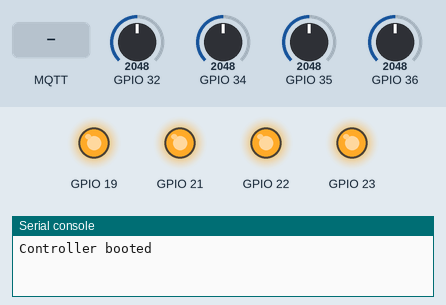
Bench run of a program on a simulated ESP32 board running MicroPython. Parts: output pins drawn as LEDs (lit = HIGH), the last lines printed to the serial console. The test bench sets the inputs (shaded band); at power-on: GPIO 32 = 2048, GPIO 34 = 2048, GPIO 35 = 2048, GPIO 36 = 2048 (analog values on the 0–4095 scale). WiFi joins after 1.5 s; no MQTT or app messages arrive unless stated; values from a settings file that is not in the repository are placeholders.

Above: at 1.2 s.
1.3 s: MQTT message "ON" arrives on the first subscribed topic
At 2.8 s:
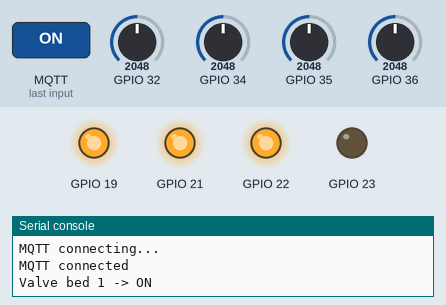
3.1 s: MQTT message "OFF" arrives on the first subscribed topic
At 4.5 s:
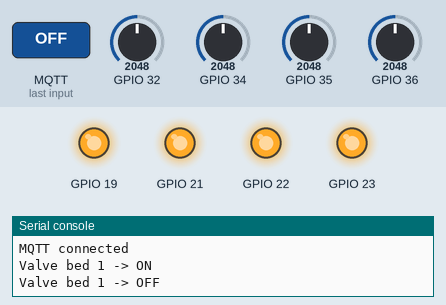
Timing chart, 0 to 6.1 s (numbered marks = the images above; inputs shaded):
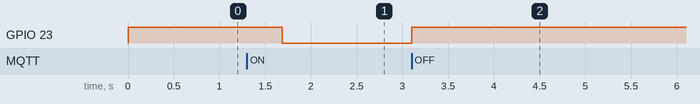

Measured:
- after the input at 1.3 s, GPIO 23: HIGH → LOW after 0.39 s
- after the input at 3.1 s, GPIO 23: LOW → HIGH at once

The program:

main.py
```python
# MicroPython port of the ESP32 garden controller.
#
# Same behaviour and MQTT topics as the Arduino sketch, so Home Assistant
# doesn't notice the swap:
#   garden/bed/<n>/valve/set               ON / OFF commands
#   garden/bed/<n>/valve/state             retained ON / OFF
#   garden/bed/<n>/sensor/<m>/moisture     retained raw ADC (0-4095), every 10 s
#   garden/status                          retained online / offline (LWT)
#   homeassistant/switch|sensor/...        retained discovery payloads
#
# Needs umqtt.simple (bundled with the standard ESP32 firmware; otherwise
# `mpremote mip install umqtt.simple`).

import time
import json
import network
import machine
import ubinascii
from machine import Pin, ADC
from umqtt.simple import MQTTClient

import secrets  # see secrets.example.py

# (valve pin, [moisture sensor pins]) per bed, same as Bed beds[] in the sketch
BEDS = [
    (23, [36]),
    (22, [34]),
    (21, [35]),
    (19, [32]),
]

WIFI_RETRY_MS = 10_000
MQTT_RETRY_MS = 5_000
MQTT_PING_MS = 30_000          # umqtt.simple doesn't send keepalives itself
SENSOR_PUBLISH_MS = 10_000
COMMAND_DEBOUNCE_MS = 150
SENSOR_SAMPLES = 10
SENSOR_SAMPLE_DELAY_MS = 5

# Failsafe (not in the original sketch): a valve left on longer than this
# shuts itself off even if Home Assistant / Wi-Fi is down. 0 disables it.
MAX_VALVE_RUN_MS = 30 * 60 * 1000

# Reboot if the main loop stalls. Set False while developing at the REPL;
# once started, the watchdog can't be stopped.
USE_WATCHDOG = True
WATCHDOG_MS = 30_000

BASE_TOPIC = "garden/bed/"
DISCOVERY_PREFIX = "homeassistant"
STATUS_TOPIC = b"garden/status"
DEVICE_NAME = "ESP32 Garden Controller"
DEVICE_ID = "esp32_garden_01"

DEVICE_INFO = {
    "identifiers": [DEVICE_ID],
    "name": DEVICE_NAME,
    "manufacturer": "DIY",
    "model": "ESP32 Garden",
}


def valve_set_topic(n):
    return "{}{}/valve/set".format(BASE_TOPIC, n).encode()


def valve_state_topic(n):
    return "{}{}/valve/state".format(BASE_TOPIC, n).encode()


def sensor_topic(n, m):
    return "{}{}/sensor/{}/moisture".format(BASE_TOPIC, n, m).encode()


class GardenController:
    def __init__(self):
        now = time.ticks_ms()

        self.valves = []          # Pin per bed
        self.sensors = []         # [ADC, ...] per bed
        self.valve_on = []        # bool per bed
        self.valve_on_since = []  # ticks per bed
        self.last_cmd = []        # ticks per bed
        self.cmd_topics = {}      # set-topic bytes -> bed index

        for i, (valve_pin, sensor_pins) in enumerate(BEDS):
            # Active-LOW relay: start HIGH (closed valve) with no boot glitch
            self.valves.append(Pin(valve_pin, Pin.OUT, value=1))
            adcs = []
            for p in sensor_pins:
                adc = ADC(Pin(p))
                adc.atten(ADC.ATTN_11DB)   # full ~0-3.3 V range
                adc.width(ADC.WIDTH_12BIT)
                adcs.append(adc)
            self.sensors.append(adcs)
            self.valve_on.append(False)
            self.valve_on_since.append(now)
            self.last_cmd.append(time.ticks_add(now, -COMMAND_DEBOUNCE_MS))
            self.cmd_topics[valve_set_topic(i + 1)] = i

        self.wlan = network.WLAN(network.STA_IF)
        self.wlan.active(True)
        self.wifi_was_connected = False
        self._wifi_connect()
        self.last_wifi_attempt = now

        client_id = b"esp32-garden-" + ubinascii.hexlify(machine.unique_id())
        self.mqtt = MQTTClient(
            client_id,
            secrets.MQTT_SERVER,
            port=getattr(secrets, "MQTT_PORT", 1883),
            user=getattr(secrets, "MQTT_USER", None),
            password=getattr(secrets, "MQTT_PASSWORD", None),
            keepalive=60,
        )
        self.mqtt.set_callback(self.on_message)
        self.mqtt.set_last_will(STATUS_TOPIC, b"offline", retain=True, qos=1)
        self.mqtt_connected = False
        self.last_mqtt_attempt = time.ticks_add(now, -MQTT_RETRY_MS)
        self.last_ping = now
        self.last_sensor_publish = now

        print("Controller booted")

    # ---------------- Wi-Fi / MQTT ----------------

    def _wifi_connect(self):
        try:
            self.wlan.connect(secrets.WIFI_SSID, secrets.WIFI_PASSWORD)
        except OSError as e:
            print("WiFi connect error:", e)

    def _drop_mqtt(self):
        # Close the socket without a clean DISCONNECT so the broker publishes
        # our "offline" last will.
        self.mqtt_connected = False
        try:
            self.mqtt.sock.close()
        except Exception:
            pass

    def _publish(self, topic, payload, retain=True):
        if not self.mqtt_connected:
            return False
        try:
            self.mqtt.publish(topic, payload, retain=retain)
            return True
        except OSError as e:
            print("Publish failed on", topic, e)
            self._drop_mqtt()
            return False

    def _connect_mqtt(self):
        print("MQTT connecting...")
        try:
            self.mqtt.connect()
        except OSError as e:
            print("MQTT connect failed:", e)
            self._drop_mqtt()
            return

        self.mqtt_connected = True
        self.last_ping = time.ticks_ms()
        print("MQTT connected")
        try:
            self.mqtt.publish(STATUS_TOPIC, b"online", retain=True)
            for topic in self.cmd_topics:
                self.mqtt.subscribe(topic)
        except OSError as e:
            print("MQTT setup failed:", e)
            self._drop_mqtt()
            return

        self.publish_discovery()
        self.publish_all_valve_states()

    def service_network(self, now):
        if not self.wlan.isconnected():
            if self.wifi_was_connected:
                self.wifi_was_connected = False
                print("WiFi disconnected")
                self._drop_mqtt()
            if time.ticks_diff(now, self.last_wifi_attempt) >= WIFI_RETRY_MS:
                self.last_wifi_attempt = now
                print("WiFi reconnect attempt...")
                self._wifi_connect()
            return

        if not self.wifi_was_connected:
            self.wifi_was_connected = True
            print("WiFi connected. IP:", self.wlan.ifconfig()[0])

        if not self.mqtt_connected:
            if time.ticks_diff(now, self.last_mqtt_attempt) >= MQTT_RETRY_MS:
                self.last_mqtt_attempt = now
                self._connect_mqtt()
            return

        try:
            self.mqtt.check_msg()  # non-blocking; calls on_message
            if time.ticks_diff(now, self.last_ping) >= MQTT_PING_MS:
                self.mqtt.ping()
                self.last_ping = now
        except OSError as e:
            print("MQTT connection lost:", e)
            self._drop_mqtt()

    # ---------------- Discovery ----------------

    def publish_discovery(self):
        for i, (_, sensor_pins) in enumerate(BEDS):
            n = i + 1
            valve_cfg = {
                "name": "Garden Bed {} Valve".format(n),
                "unique_id": "{}_bed_{}_valve".format(DEVICE_ID, n),
                "command_topic": valve_set_topic(n).decode(),
                "state_topic": valve_state_topic(n).decode(),
                "payload_on": "ON",
                "payload_off": "OFF",
                "state_on": "ON",
                "state_off": "OFF",
                "availability_topic": STATUS_TOPIC.decode(),
                "payload_available": "online",
                "payload_not_available": "offline",
                "device": DEVICE_INFO,
            }
            topic = "{}/switch/{}_bed_{}_valve/config".format(DISCOVERY_PREFIX, DEVICE_ID, n)
            self._publish(topic.encode(), json.dumps(valve_cfg).encode())

            for s in range(len(sensor_pins)):
                m = s + 1
                sensor_cfg = {
                    "name": "Garden Bed {} Sensor {} Moisture".format(n, m),
                    "unique_id": "{}_bed_{}_sensor_{}_moisture".format(DEVICE_ID, n, m),
                    "state_topic": sensor_topic(n, m).decode(),
                    "unit_of_measurement": "ADC",
                    "availability_topic": STATUS_TOPIC.decode(),
                    "payload_available": "online",
                    "payload_not_available": "offline",
                    "device": DEVICE_INFO,
                }
                topic = "{}/sensor/{}_bed_{}_sensor_{}_moisture/config".format(
                    DISCOVERY_PREFIX, DEVICE_ID, n, m)
                self._publish(topic.encode(), json.dumps(sensor_cfg).encode())

    # ---------------- Valves ----------------

    def set_valve(self, i, on):
        self.valves[i].value(0 if on else 1)   # active-LOW
        self.valve_on[i] = on
        self.valve_on_since[i] = time.ticks_ms()
        self._publish(valve_state_topic(i + 1), b"ON" if on else b"OFF")
        print("Valve bed", i + 1, "->", "ON" if on else "OFF")

    def publish_all_valve_states(self):
        for i, on in enumerate(self.valve_on):
            self._publish(valve_state_topic(i + 1), b"ON" if on else b"OFF")

    def on_message(self, topic, msg):
        if msg == b"ON":
            on = True
        elif msg == b"OFF":
            on = False
        else:
            print("Ignored invalid command payload on topic:", topic)
            return

        i = self.cmd_topics.get(topic)
        if i is None:
            print("Ignored command on unexpected topic:", topic)
            return

        now = time.ticks_ms()
        if time.ticks_diff(now, self.last_cmd[i]) < COMMAND_DEBOUNCE_MS:
            print("Ignored rapid repeat command for bed", i + 1)
            return

        self.last_cmd[i] = now
        self.set_valve(i, on)

    def service_valves(self, now):
        if not MAX_VALVE_RUN_MS:
            return
        for i, on in enumerate(self.valve_on):
            if on and time.ticks_diff(now, self.valve_on_since[i]) >= MAX_VALVE_RUN_MS:
                print("Bed", i + 1, "valve hit max run time, turning off")
                self.set_valve(i, False)

    # ---------------- Sensors ----------------

    @staticmethod
    def read_sensor(adc):
        total = 0
        for _ in range(SENSOR_SAMPLES):
            total += adc.read()
            time.sleep_ms(SENSOR_SAMPLE_DELAY_MS)
        return total // SENSOR_SAMPLES

    def service_sensors(self, now):
        if time.ticks_diff(now, self.last_sensor_publish) < SENSOR_PUBLISH_MS:
            return
        self.last_sensor_publish = now
        if not self.mqtt_connected:
            return
        for i, adcs in enumerate(self.sensors):
            for s, adc in enumerate(adcs):
                value = self.read_sensor(adc)
                self._publish(sensor_topic(i + 1, s + 1), str(value).encode())

    # ---------------- Main loop ----------------

    def run(self):
        wdt = machine.WDT(timeout=WATCHDOG_MS) if USE_WATCHDOG else None
        while True:
            if wdt:
                wdt.feed()
            now = time.ticks_ms()
            self.service_network(now)
            self.service_valves(now)
            self.service_sensors(now)
            time.sleep_ms(5)


GardenController().run()
```
